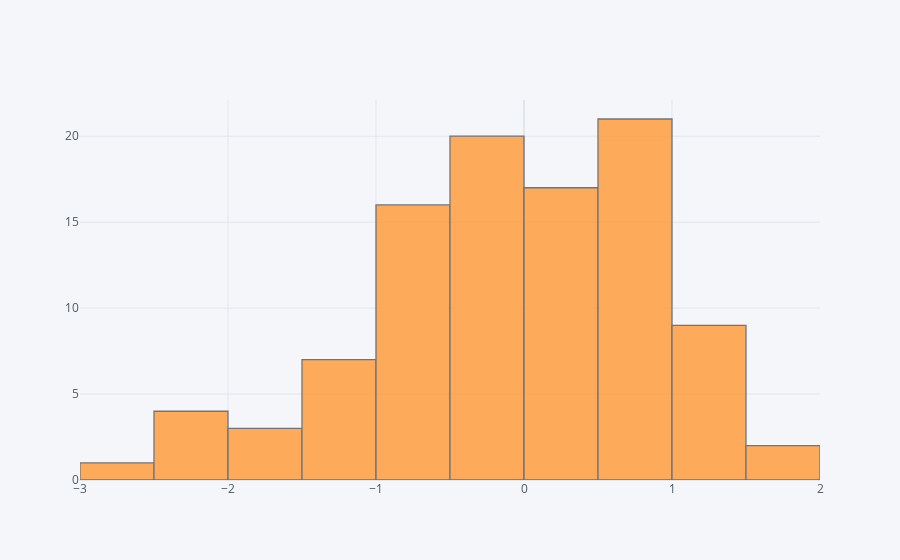

The notebook cell this image was saved under:
### Code cell
df['A'].iplot(kind='hist')

### Figure 1 — Plotly figure (JSON) as saved in the notebook; plotly's stock layout.template omitted (floating-point values rounded to 4 significant figures)
{"data": [{"histfunc": "count", "histnorm": "", "marker": {"color": "rgba(255, 153, 51, 1.0)", "line": {"color": "#4D5663", "width": 1.3}}, "name": "A", "opacity": 0.8, "orientation": "v", "type": "histogram", "x": [-0.1098, -0.1804, -0.4046, -0.824, 0.7379, 0.5507, -0.06544, -1.397, -0.6511, 1.024, -0.3828, -0.4696, -0.7271, -0.2974, 1.082, 0.184, -0.5545, -1.278, 1.212, 0.755, 0.1633, -1.661, 1.269, 0.1085, -0.2353, 0.4029, -0.609, -2.314, -0.9998, 0.1694, 0.2018, 0.7162, 0.5553, 0.3632, -1.396, 0.03952, 0.5281, 0.616, -0.3822, -0.5985, -0.7839, 0.04016, 1.47, -0.581, 0.3062, 0.9621, 1.025, -0.8385, -1.695, 0.5074, 1.25, 0.3627, -0.1325, 0.1362, -0.4068, 0.6147, -1.164, 0.03288, 0.6184, 0.7964, -0.2434, 0.936, -2.124, -0.6808, -0.3131, -0.4496, -0.8314, -0.4557, 1.031, 0.5133, 0.6018, -0.8866, -0.311, -1.592, -0.7311, 0.5585, 0.07906, 0.5685, -2.17, 0.5145, -0.101, -0.6844, 0.3739, 0.6034, -1.219, -0.1314, -2.614, -0.4691, 1.316, -1.123, 1.897, 1.594, 0.763, -2.412, -0.1852, -0.8801, -1.118, 0.3004, 0.5856, 0.00914]}], "layout": {"barmode": "overlay", "legend": {"bgcolor": "#F5F6F9", "font": {"color": "#4D5663"}}, "paper_bgcolor": "#F5F6F9", "plot_bgcolor": "#F5F6F9", "title": {"font": {"color": "#4D5663"}}, "xaxis": {"gridcolor": "#E1E5ED", "showgrid": true, "tickfont": {"color": "#4D5663"}, "title": {"font": {"color": "#4D5663"}, "text": ""}, "zerolinecolor": "#E1E5ED"}, "yaxis": {"gridcolor": "#E1E5ED", "showgrid": true, "tickfont": {"color": "#4D5663"}, "title": {"font": {"color": "#4D5663"}, "text": ""}, "zerolinecolor": "#E1E5ED"}}}
